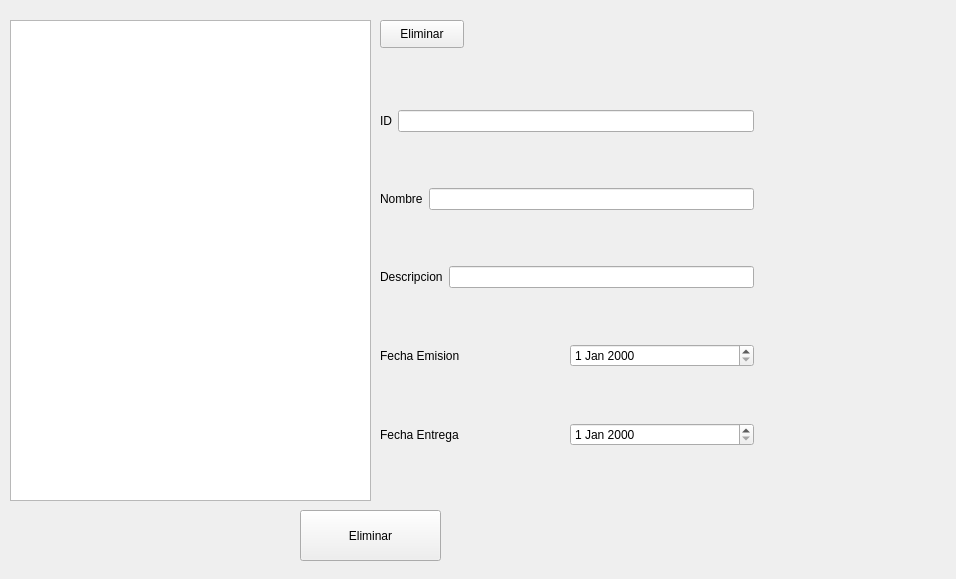
<?xml version="1.0" encoding="UTF-8"?>
<ui version="4.0">
 <class>MainWindow</class>
 <widget class="QMainWindow" name="MainWindow">
  <property name="geometry">
   <rect>
    <x>0</x>
    <y>0</y>
    <width>956</width>
    <height>579</height>
   </rect>
  </property>
  <property name="windowTitle">
   <string>Menu Empleados</string>
  </property>
  <widget class="QWidget" name="centralwidget">
   <widget class="QPushButton" name="btnEliminar">
    <property name="geometry">
     <rect>
      <x>380</x>
      <y>20</y>
      <width>84</width>
      <height>28</height>
     </rect>
    </property>
    <property name="text">
     <string>Eliminar</string>
    </property>
   </widget>
   <widget class="QWidget" name="verticalLayoutWidget">
    <property name="geometry">
     <rect>
      <x>380</x>
      <y>60</y>
      <width>374</width>
      <height>441</height>
     </rect>
    </property>
    <layout class="QVBoxLayout" name="verticalLayout">
     <item>
      <layout class="QHBoxLayout" name="horizontalLayout_4">
       <item>
        <layout class="QHBoxLayout" name="horizontalLayout_9">
         <item>
          <widget class="QLabel" name="id">
           <property name="text">
            <string>ID</string>
           </property>
          </widget>
         </item>
         <item>
          <widget class="QLineEdit" name="txtId">
           <property name="maxLength">
            <number>13</number>
           </property>
          </widget>
         </item>
        </layout>
       </item>
      </layout>
     </item>
     <item>
      <layout class="QHBoxLayout" name="horizontalLayout_6">
       <item>
        <widget class="QLabel" name="label_3">
         <property name="text">
          <string>Nombre</string>
         </property>
        </widget>
       </item>
       <item>
        <widget class="QLineEdit" name="txtNombre">
         <property name="maxLength">
          <number>45</number>
         </property>
        </widget>
       </item>
      </layout>
     </item>
     <item>
      <layout class="QHBoxLayout" name="horizontalLayout_8">
       <item>
        <widget class="QLabel" name="label_5">
         <property name="text">
          <string>Descripcion</string>
         </property>
        </widget>
       </item>
       <item>
        <widget class="QLineEdit" name="txtDescripcion">
         <property name="maxLength">
          <number>45</number>
         </property>
        </widget>
       </item>
      </layout>
     </item>
     <item>
      <layout class="QHBoxLayout" name="horizontalLayout_10">
       <item>
        <widget class="QLabel" name="label_7">
         <property name="text">
          <string>Fecha Emision</string>
         </property>
        </widget>
       </item>
       <item>
        <widget class="QDateEdit" name="fechaEmision"/>
       </item>
      </layout>
     </item>
     <item>
      <layout class="QHBoxLayout" name="horizontalLayout_5">
       <item>
        <widget class="QLabel" name="label_8">
         <property name="text">
          <string>Fecha Entrega</string>
         </property>
        </widget>
       </item>
       <item>
        <widget class="QDateEdit" name="fechaEntrega"/>
       </item>
      </layout>
     </item>
    </layout>
   </widget>
   <widget class="QPushButton" name="btnguardar">
    <property name="geometry">
     <rect>
      <x>300</x>
      <y>510</y>
      <width>141</width>
      <height>51</height>
     </rect>
    </property>
    <property name="text">
     <string>Eliminar</string>
    </property>
   </widget>
   <widget class="QTableView" name="lista">
    <property name="geometry">
     <rect>
      <x>10</x>
      <y>20</y>
      <width>361</width>
      <height>481</height>
     </rect>
    </property>
   </widget>
  </widget>
 </widget>
 <resources>
  <include location="imagenes/imagenes.qrc"/>
 </resources>
 <connections/>
</ui>
